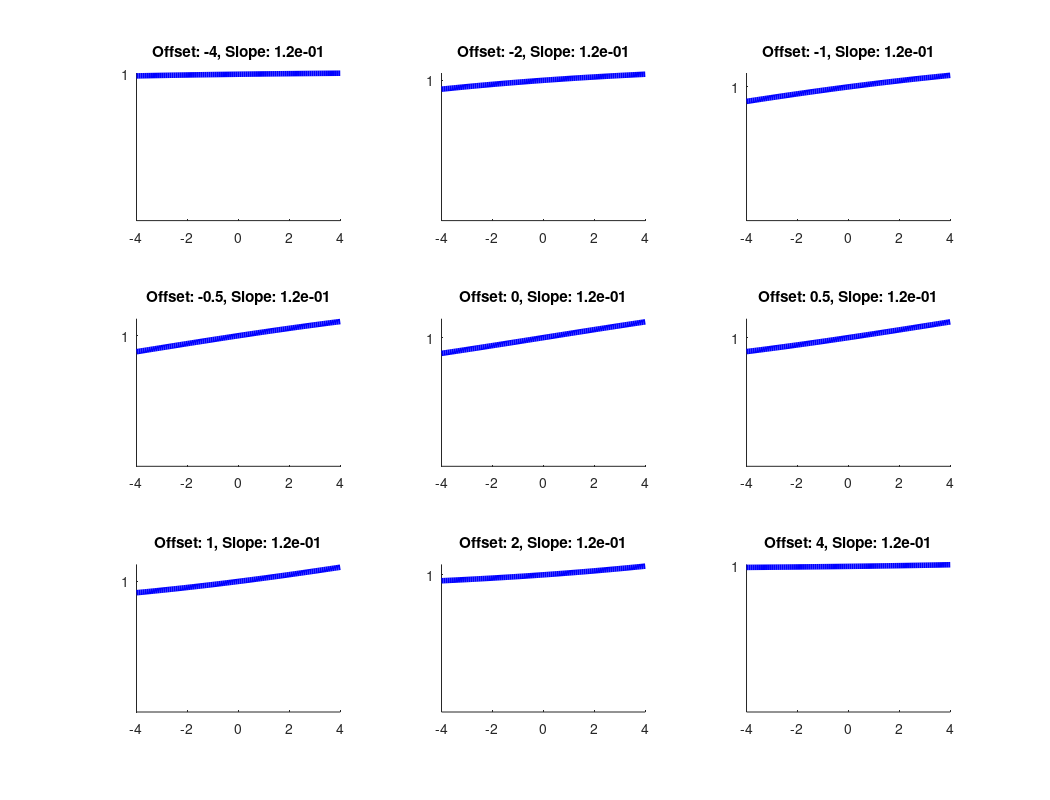
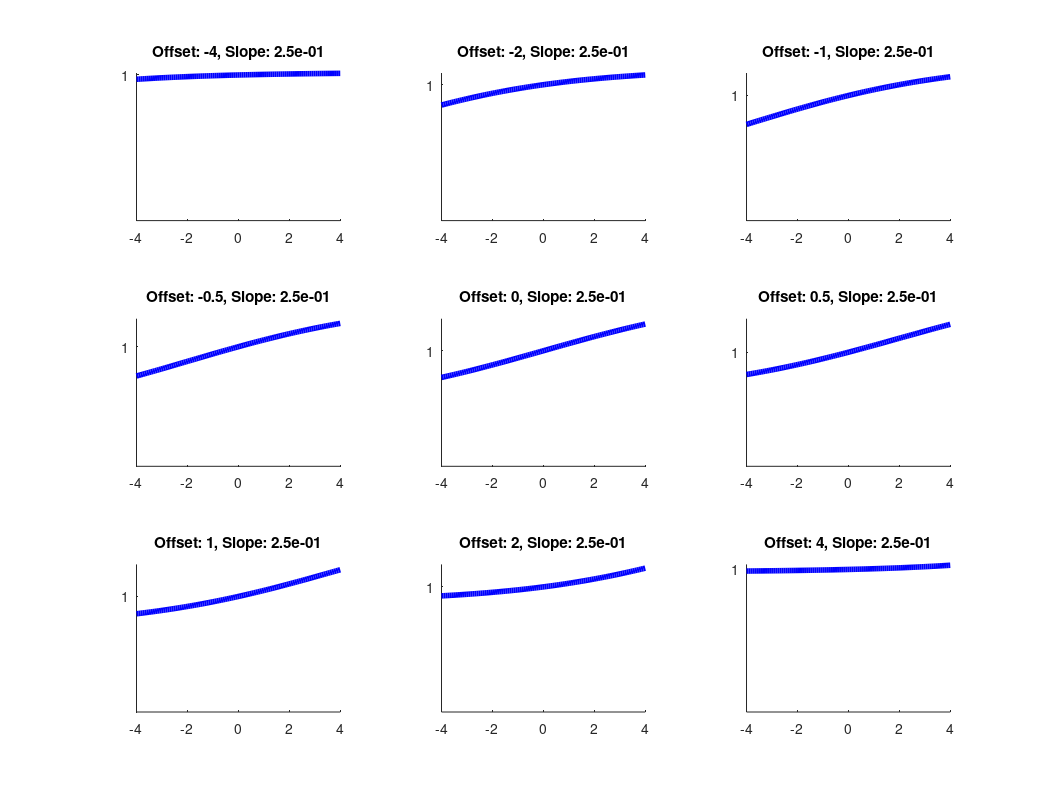
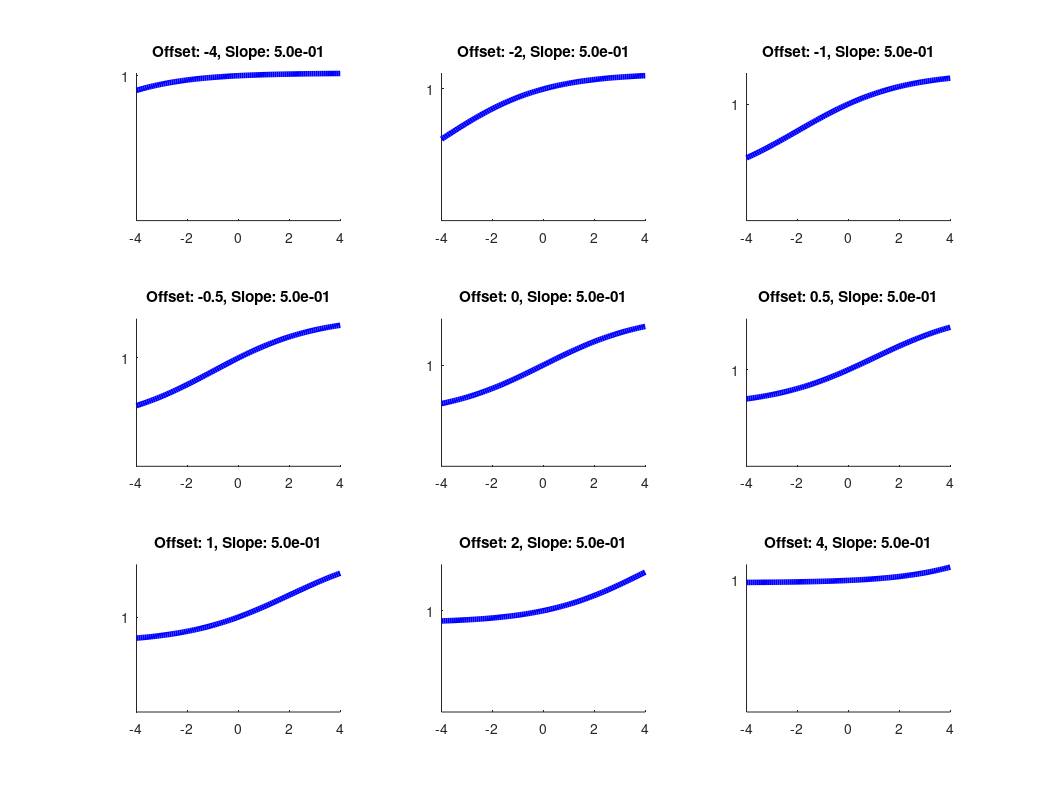
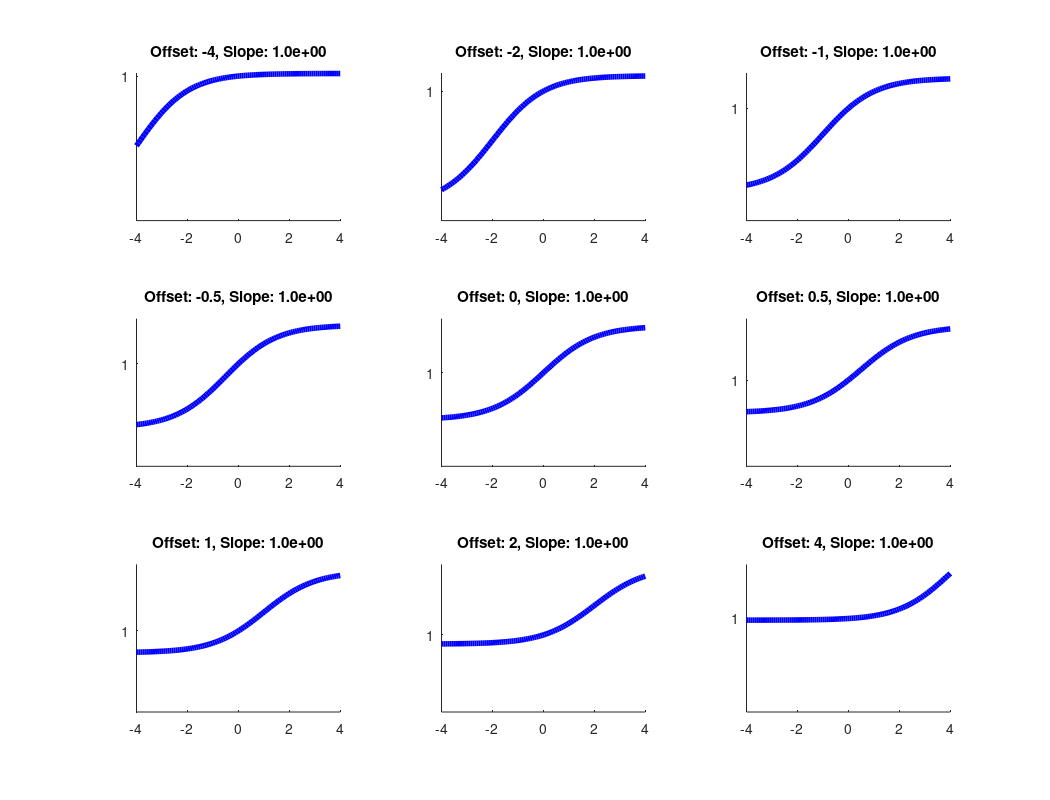

Source code (MATLAB) for these figures, in order:
clear; close all; clc
K_vec  = [1/8 .25 .5 1 2 4 8];
X_vec_ofK = [-4 -2 -1 -.5 0 .5 1 2 4];

SP0 = linspace(-4,4,100);
for i_K = 1:length(K_vec)
    figure; LW = 4
    for i_X0 = 1:length(X_vec_ofK)
        K = K_vec(i_K);
        X0 = X_vec_ofK(i_X0)/ K;
        logistic_vals = 1./ (1 + exp(-K * ( SP0 - X0) ) ) + (  1- 1/(1+exp(K*X0)) );
        % plot(sort(SP0), sort(logistic_vals))
        ymax = 1.2* (max(logistic_vals)-1) + 1;
        
        subplot(3,3, i_X0); hold on
        plot(SP0, logistic_vals, 'b','linewidth', LW)
        ylim([0,ymax]);  set(gca, 'ytick', [1]);
        set(gca,'fontsize',10)
        title(sprintf('Offset: %d, Slope: %1.1e', X_vec_ofK(i_X0),K));
        
        
    end
    orient landscape
    eval(sprintf('print -dpdf Logistics_Slope_%1.1e_withoffsets.pdf', K))
end